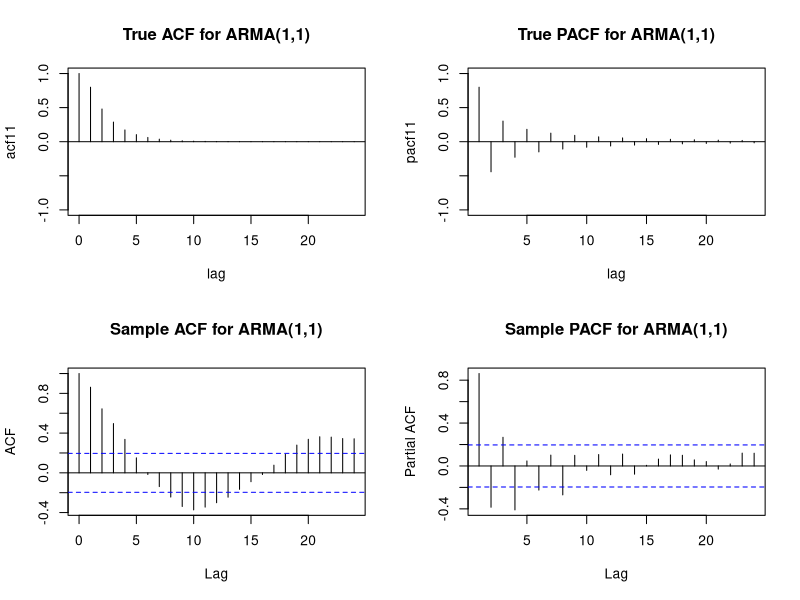
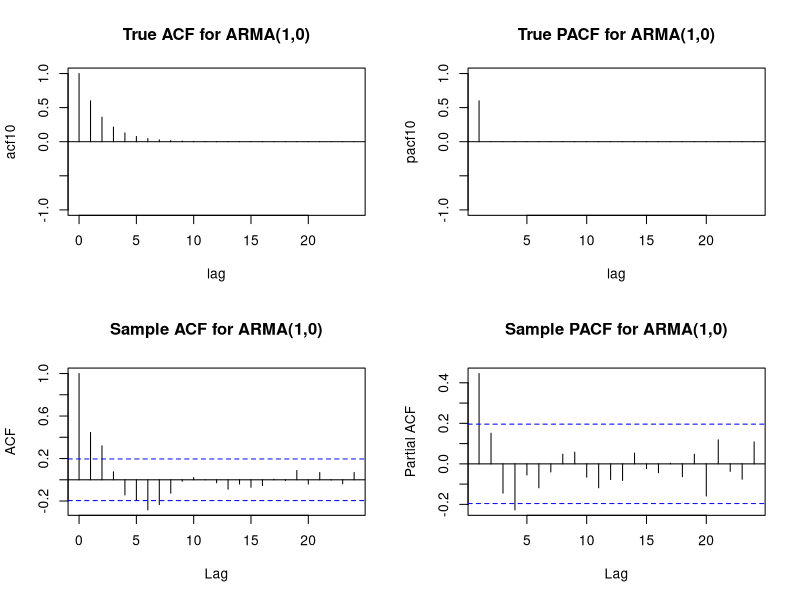
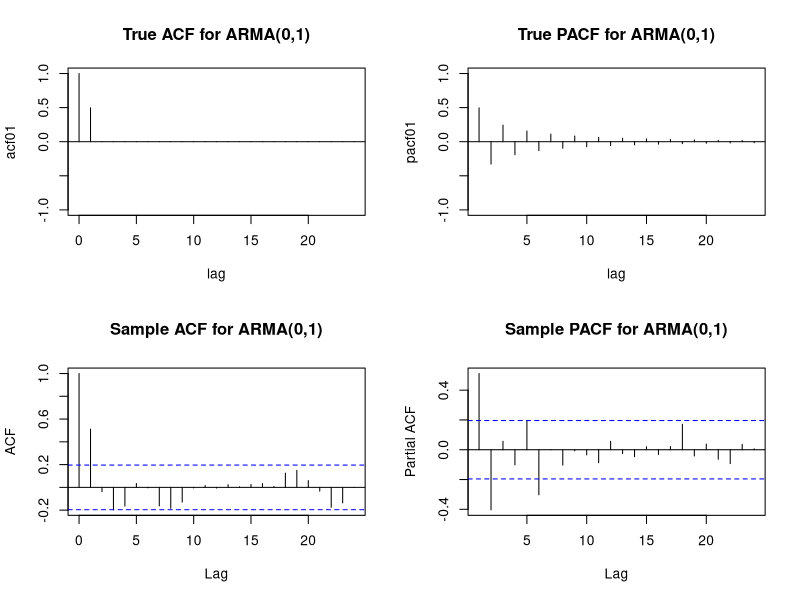

The R source for these figures, in order:
## ---- chunk 1
knitr::opts_chunk$set(echo = TRUE)
## ---- chunk 2
theta1 = 0.9
phi1 = 0.6
# ARMA(1,1) model
sim11 = arima.sim(list(ar = c(phi1), ma = c(theta1)), n = 100)

acf11 = ARMAacf(ar = c(0.6), ma = c(0.9), 24)
pacf11 = ARMAacf(ar = c(0.6), ma = c(0.9), 24, pacf = TRUE)

par(mfrow=c(2,2))
plot(0:24, acf11, type = "h", xlab = "lag", ylim = c(-1,1), main = "True ACF for ARMA(1,1)"); abline(h=0)
plot(pacf11, type = "h", xlab = "lag", ylim = c(-1,1), main = "True PACF for ARMA(1,1)"); abline(h=0)

acf(sim11, lag.max = 24, main = "Sample ACF for ARMA(1,1)")
acf(sim11, lag.max = 24, main = "Sample PACF for ARMA(1,1)", type = "partial")

# ARMA(1,0) model
sim10 = arima.sim(list(ar = c(phi1)), n = 100)

acf10 = ARMAacf(ar = c(0.6), ma = 0, 24)
pacf10 = ARMAacf(ar = c(0.6), ma = 0, 24, pacf = TRUE)

par(mfrow=c(2,2))
plot(0:24, acf10, type = "h", xlab = "lag", ylim = c(-1,1), main = "True ACF for ARMA(1,0)"); abline(h=0)
plot(pacf10, type = "h", xlab = "lag", ylim = c(-1,1), main = "True PACF for ARMA(1,0)"); abline(h=0)

acf(sim10, lag.max = 24, main = "Sample ACF for ARMA(1,0)")
acf(sim10, lag.max = 24, main = "Sample PACF for ARMA(1,0)", type = "partial")

# ARMA(0,1) model
sim01 = arima.sim(list(ma = c(theta1)), n = 100)

acf01 = ARMAacf(ar = 0, ma = c(0.9), 24)
pacf01 = ARMAacf(ar = 0, ma = c(0.9), 24, pacf = TRUE)

par(mfrow=c(2,2))
plot(0:24, acf01, type = "h", xlab = "lag", ylim = c(-1,1), main = "True ACF for ARMA(0,1)"); abline(h=0)
plot(pacf01, type = "h", xlab = "lag", ylim = c(-1,1), main = "True PACF for ARMA(0,1)"); abline(h=0)

acf(sim01, lag.max = 24, main = "Sample ACF for ARMA(0,1)")
acf(sim01, lag.max = 24, main = "Sample PACF for ARMA(0,1)", type = "partial")

